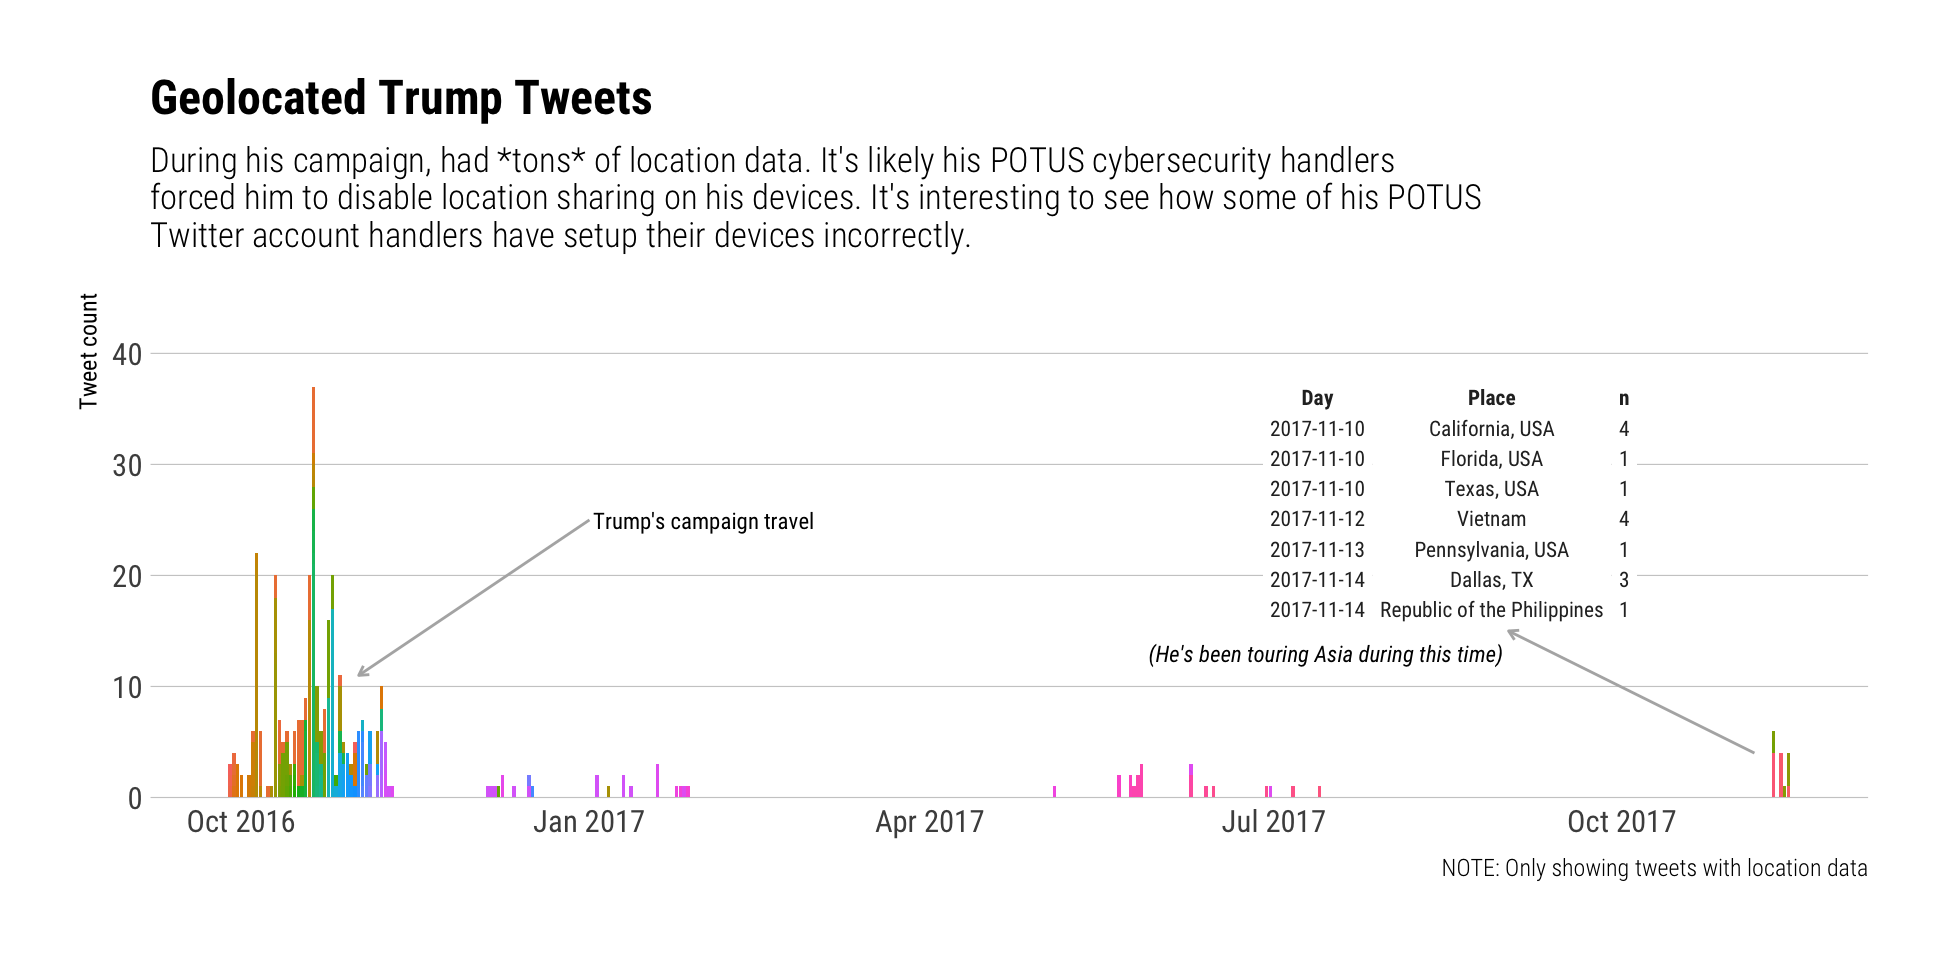

Generate this figure with R:
library(rtweet)
library(hrbrthemes)
library(stringi)
library(gridExtra)
library(viridis)
library(rprojroot)
library(tidyverse)

# This is a custom "tableGrob()" theme
ttheme_rc <- function (base_size = 8, base_colour = "#2b2b2b", base_family = hrbrthemes::font_rc,
                       parse = FALSE, padding = unit(c(2, 2), "mm"), ...) {

  core <- list(
    fg_fun = gridExtra:::text_grob,
    fg_params = list(
      parse = parse, col = base_colour, fontsize = base_size,
      fontfamily = base_family
    ),
    bg_fun = gridExtra:::rect_grob,
    bg_params = list(fill = "white", col = NA),
    padding = padding
  )
  colhead <- list(
    fg_fun = gridExtra:::text_grob,
    fg_params = list(
      parse = parse,  col = base_colour, fontface = 2L,
      fontsize = base_size, fontfamily = base_family),
    bg_fun = gridExtra:::rect_grob,
    bg_params = list(fill = NA,col = NA), padding = padding
  )
  rowhead <- list(
    fg_fun = gridExtra:::text_grob,
    fg_params = list(
      parse = parse, col = base_colour, fontface = 3L,
      fontsize = base_size, fontfamily = base_family, hjust = 1, x = 0.95
    ),
    bg_fun = gridExtra:::rect_grob,
    bg_params = list(fill = NA, col = NA), padding = padding
  )

  default <- list(core = core, colhead = colhead, rowhead = rowhead)

  modifyList(default, list(...))

}

rt <- rprojroot::find_rstudio_root_file()
orange_dat_file <- file.path(rt, "data", "orange.rds")

if (!file.exists(orange_dat_file)) {
  orange <- get_timeline("realDonaldTrump", n=3000) # setting up rtweet is an exercise left to the reader
  write_rds(orange, orange_dat_file)
} else {
  orange <- read_rds(orange_dat_file)
}

# this is a shortcut function to make it easier to play with text widths
# in long ggplot2 subtitles (or ggplot2 text in-general)
forsub <- function(x, width = 100) {
  paste0(stri_wrap(x, width = width, simplify = TRUE), collapse="\n")
}

# need the data by day and we don't care about non-geotagged tweets
mutate(orange, day=as.Date(created_at)) %>%
  count(day, place_full_name) %>%
  filter(!is.na(place_full_name)) %>%
  arrange(day) -> orange_places

# now we need to find the tweets that are geotagged recently
# we'll build the annotation table from this
filter(orange, created_at > as.Date("2017-10-01")) %>%
  filter(!is.na(place_full_name)) %>%
  mutate(day=as.Date(created_at)) %>%
  count(day, place_full_name) %>%
  select("Day"=1, "Place"=2, "n"=3) %>%
  arrange(Day) %>%
  tableGrob(rows=NULL, theme=ttheme_rc()) -> gg

# and here we are building said annotation table
annotation_custom(
  gg,
  xmin = as.numeric(as.Date("2017-06-01")),
  xmax = as.numeric(as.Date("2017-11-01")),
  ymin = 11,
  ymax = 42
) -> gann

# these are for the arrows. I could have made them one dat frame
# with a factor to separate them but I made them at separate times
# and they're just as easy to manage this way.
data_frame(
  x = as.Date(c("2017-11-05", "2017-09-01")),
  y = c(4, 15)
) -> lann1

data_frame(
  x = as.Date(c("2017-01-01", "2016-11-01")),
  y = c(25, 11)
) -> lann2

# annotation labels. It's my personal preference to use
# geom_text/geom_label vs annotation functions things get tricky
# with facets either way but there are no facets here so s'all gd
data_frame(
  x = as.Date(c("2017-01-02", "2017-09-01")),
  y = c(25, 13),
  label = c("Trump's campaign travel", "(He's been touring Asia during this time) "),
  face = c("plain", "italic"),
  hjust=c(0, 1)
) -> tann1

# I'm keeping this despite not needing it. I had originally wanted to do
# a bar chart annotation layer but there are too many factor levels and I
# didn't want to write some custom color code just for this exercise so
# we've got a table instead. This may come in handy for future projects, tho.
plt_df <- mutate(orange_places, place_full_name = factor(place_full_name, levels=unique(orange_places$place_full_name)))

# the graph part is easy now
# saving it at 1000x500 keeps the annotations adjusted well
ggplot() +
  geom_col(data=plt_df, aes(day, n, group=place_full_name, fill=place_full_name), position="stack") +
  geom_path(data=lann1, aes(x, y), color="#b2b2b2", arrow = arrow(length = unit(4, "pt"))) +
  geom_path(data=lann2, aes(x, y), color="#b2b2b2", arrow = arrow(length = unit(4, "pt"))) +
  geom_text(data=tann1, aes(x, y, label=label, hjust=hjust, fontface=face), size=3, family=font_rc) +
  gann +
  scale_y_comma(limits=c(0,45)) +
  labs(
    x=NULL, y="Tweet count",
    title="Geolocated Trump Tweets",
    subtitle=forsub("During his campaign, had *tons* of location data. It's likely his POTUS cybersecurity handlers forced him to disable location sharing on his devices. It's interesting to see how some of his POTUS Twitter account handlers have setup their devices incorrectly."),
    caption="NOTE: Only showing tweets with location data"
  ) +
  theme_ipsum_rc(grid="Y") +
  theme(legend.position="none")
